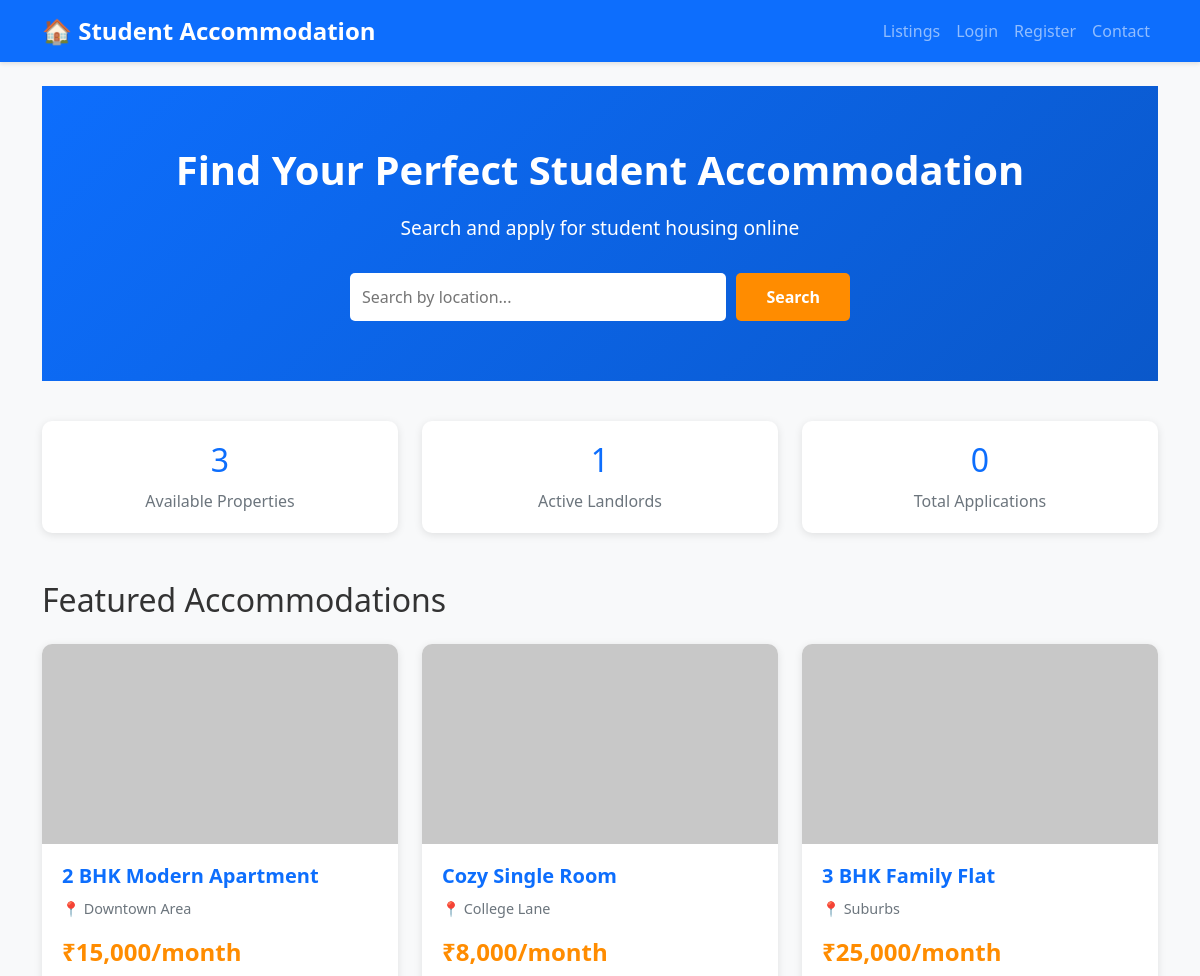
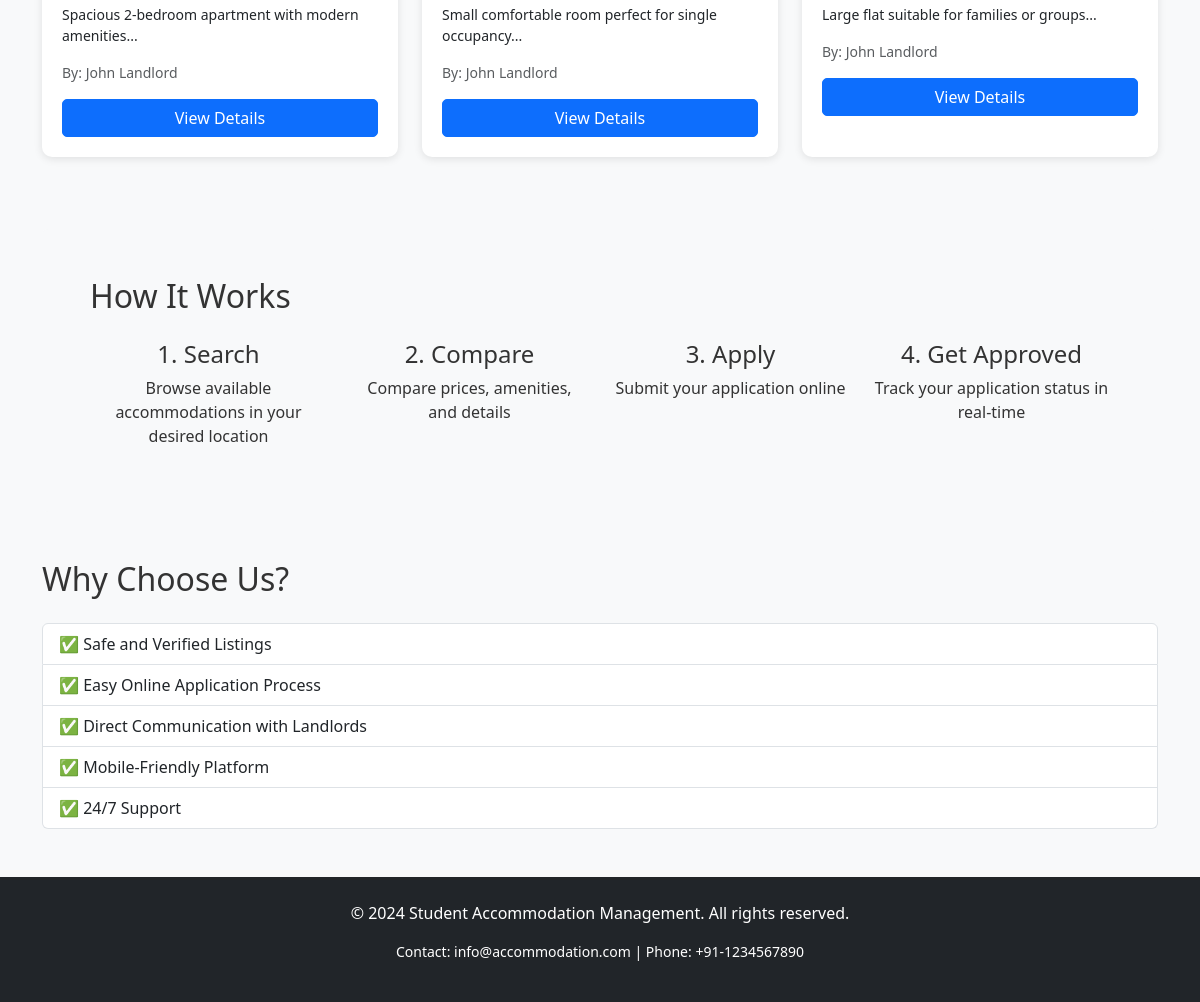
The page / on the database its author committed (2 pictures, top to bottom).
### tables this page shows
CREATE TABLE properties (
    id INT PRIMARY KEY AUTO_INCREMENT,
    landlord_id INT NOT NULL,
    title VARCHAR(200) NOT NULL,
    description TEXT,
    location VARCHAR(200) NOT NULL,
    price INT NOT NULL,
    room_type VARCHAR(50) NOT NULL,
    status ENUM('available', 'occupied', 'unavailable') DEFAULT 'available',
    amenities TEXT,
    created_at TIMESTAMP DEFAULT CURRENT_TIMESTAMP,
    updated_at TIMESTAMP DEFAULT CURRENT_TIMESTAMP ON UPDATE CURRENT_TIMESTAMP,
    FOREIGN KEY (landlord_id) REFERENCES users(id) ON DELETE CASCADE
);

CREATE TABLE users (
    id INT PRIMARY KEY AUTO_INCREMENT,
    full_name VARCHAR(100) NOT NULL,
    email VARCHAR(100) UNIQUE NOT NULL,
    password VARCHAR(255) NOT NULL,
    role ENUM('student', 'landlord', 'admin') NOT NULL,
    phone VARCHAR(15),
    created_at TIMESTAMP DEFAULT CURRENT_TIMESTAMP,
    updated_at TIMESTAMP DEFAULT CURRENT_TIMESTAMP ON UPDATE CURRENT_TIMESTAMP
);

### includes/auth_check.php (called while the page is built, shortened)
<?php
function isLoggedIn() {
    return isset($_SESSION['user_id']);
}
?>

### index.php (the view, shortened to what this page needs)
<?php
$base_path = "";
include 'includes/header.php';
$result = $conn->query("SELECT p.*, u.full_name FROM properties p JOIN users u ON p.landlord_id = u.id WHERE p.status = 'available' ORDER BY p.created_at DESC LIMIT 6");
$properties = $result->fetch_all(MYSQLI_ASSOC);
?>
<div class="hero">
    <h1>Find Your Perfect Student Accommodation</h1>
    <p>Search and apply for student housing online</p>
    <form class="search-box" action="listings.php" method="GET">
        <input type="text" name="search" placeholder="Search by location...">
        <button type="submit">Search</button>
    </form>
</div>
<div class="row mb-5">
    <div class="col-md-4">
        <div class="stat-card">
            <h3><?php echo $conn->query("SELECT COUNT(*) as count FROM properties WHERE status = 'available'")->fetch_assoc()['count']; ?></h3>
            <p>Available Properties</p>
        </div>
    </div>
    <div class="col-md-4">
        <div class="stat-card">
            <h3><?php echo $conn->query("SELECT COUNT(*) as count FROM users WHERE role = 'landlord'")->fetch_assoc()['count']; ?></h3>
            <p>Active Landlords</p>
        </div>
    </div>
    <div class="col-md-4">
        <div class="stat-card">
            <h3><?php echo $conn->query("SELECT COUNT(*) as count FROM applications")->fetch_assoc()['count']; ?></h3>
            <p>Total Applications</p>
        </div>
    </div>
</div>
<h2 class="mb-4">Featured Accommodations</h2>
<div class="row mb-5">
    <?php foreach ($properties as $property): ?>
        <div class="col-md-4 mb-4">
            <div class="card property-card">
                <img src="assets/images/placeholder.jpg" alt="<?php echo htmlspecialchars($property['title']); ?>" class="card-img-top">
                <div class="card-body">
                    <h5 class="card-title"><?php echo htmlspecialchars($property['title']); ?></h5>
                    <p class="location">📍 <?php echo htmlspecialchars($property['location']); ?></p>
                    <p class="price">₹<?php echo number_format($property['price']); ?>/month</p>
                    <p class="card-text small"><?php echo htmlspecialchars(substr($property['description'], 0, 60)) . '...'; ?></p>
                    <p class="small text-muted">By: <?php echo htmlspecialchars($property['full_name']); ?></p>
                    <a href="property_details.php?id=<?php echo $property['id']; ?>" class="btn btn-primary w-100">View Details</a>
                </div>
            </div>
        </div>
    <?php endforeach; ?>
</div>
<section class="bg-light p-5 rounded mb-5">
    <h2 class="mb-4">How It Works</h2>
    <div class="row">
        <div class="col-md-3 text-center">
            <h4>1. Search</h4>
            <p>Browse available accommodations in your desired location</p>
        </div>
        <div class="col-md-3 text-center">
            <h4>2. Compare</h4>
            <p>Compare prices, amenities, and details</p>
        </div>
        <div class="col-md-3 text-center">
            <h4>3. Apply</h4>
            <p>Submit your application online</p>
        </div>
        <div class="col-md-3 text-center">
            <h4>4. Get Approved</h4>
            <p>Track your application status in real-time</p>
        </div>
    </div>
</section>
<section class="mb-5">
    <h2 class="mb-4">Why Choose Us?</h2>
    <ul class="list-group">
        <li class="list-group-item">✅ Safe and Verified Listings</li>
        <li class="list-group-item">✅ Easy Online Application Process</li>
        <li class="list-group-item">✅ Direct Communication with Landlords</li>
        <li class="list-group-item">✅ Mobile-Friendly Platform</li>
        <li class="list-group-item">✅ 24/7 Support</li>
    </ul>
</section>
<?php include 'includes/footer.php'; ?>

### includes/header.php (shortened to what this page needs)
<?php
include 'auth_check.php';
?>
<!DOCTYPE html>
<html lang="en">
<head>
    <link href="https://cdnjs.cloudflare.com/ajax/libs/bootstrap/5.3.0/css/bootstrap.min.css" rel="stylesheet">
    <link rel="stylesheet" href="<?php echo isset($base_path) ? $base_path : ''; ?>assets/css/style.css">
</head>
<body>
<nav class="navbar navbar-expand-lg navbar-dark bg-primary">
    <div class="container">
        <a class="navbar-brand fw-bold" href="<?php echo isset($base_path) ? $base_path : ''; ?>index.php">
            🏠 Student Accommodation
        </a>
        <div class="collapse navbar-collapse" id="navbarNav">
            <ul class="navbar-nav ms-auto">
                <li class="nav-item">
                    <a class="nav-link" href="<?php echo isset($base_path) ? $base_path : ''; ?>listings.php">Listings</a>
                </li>
                <?php if (isLoggedIn()): ?>
                    <?php if (userRole() == 'student'): ?>
                        <li class="nav-item">
                            <a class="nav-link" href="<?php echo isset($base_path) ? $base_path : ''; ?>student/dashboard.php">Dashboard</a>
                        </li>
                    <?php elseif (userRole() == 'landlord'): ?>
                        <li class="nav-item">
                            <a class="nav-link" href="<?php echo isset($base_path) ? $base_path : ''; ?>landlord/dashboard.php">Dashboard</a>
                        </li>
                    <?php elseif (userRole() == 'admin'): ?>
                        <li class="nav-item">
                            <a class="nav-link" href="<?php echo isset($base_path) ? $base_path : ''; ?>admin/dashboard.php">Dashboard</a>
                        </li>
                    <?php endif; ?>
                    <li class="nav-item">
                        <a class="nav-link" href="<?php echo isset($base_path) ? $base_path : ''; ?>logout.php">Logout</a>
                    </li>
                <?php else: ?>
                    <li class="nav-item">
                        <a class="nav-link" href="<?php echo isset($base_path) ? $base_path : ''; ?>login.php">Login</a>
                    </li>
                    <li class="nav-item">
                        <a class="nav-link" href="<?php echo isset($base_path) ? $base_path : ''; ?>register.php">Register</a>
                    </li>
                <?php endif; ?>
                <li class="nav-item">
                    <a class="nav-link" href="<?php echo isset($base_path) ? $base_path : ''; ?>contact.php">Contact</a>
                </li>
            </ul>
        </div>
    </div>
</nav>
<div class="container mt-4">

### includes/footer.php (shortened to what this page needs)
</div>
<footer class="bg-dark text-white mt-5 py-4">
    <div class="container text-center">
        <p>&copy; 2024 Student Accommodation Management. All rights reserved.</p>
        <p class="small">Contact: info@accommodation.com | Phone: +91-1234567890</p>
    </div>
</footer>
</body>
</html>

### assets/css/style.css (style rules this page uses)
:root { --primary-color: #0d6efd; --secondary-color: #ffffff; --accent-color: #ff8c00; --neutral-color: #6c757d; }
* { margin: 0; padding: 0; box-sizing: border-box; }
body { font-family: 'Segoe UI', Tahoma, Geneva, Verdana, sans-serif; background-color: #f8f9fa; color: #333; }
.navbar { box-shadow: 0 2px 4px rgba(0,0,0,0.1); }
.navbar-brand { font-size: 1.5rem; }
.hero { background: linear-gradient(135deg, #0d6efd 0%, #0a58ca 100%); color: white; padding: 60px 0; text-align: center; margin-bottom: 40px; }
.hero h1 { font-size: 2.5rem; font-weight: bold; margin-bottom: 20px; }
.hero p { font-size: 1.2rem; margin-bottom: 30px; }
.hero .search-box { max-width: 500px; margin: 0 auto; display: flex; gap: 10px; }
.hero input { flex: 1; padding: 12px; border: none; border-radius: 5px; font-size: 1rem; }
.hero button { padding: 12px 30px; background-color: var(--accent-color); color: white; border: none; border-radius: 5px; font-weight: bold; cursor: pointer; transition: background-color 0.3s; }
.property-card { border: none; border-radius: 10px; box-shadow: 0 2px 8px rgba(0,0,0,0.1); transition: transform 0.3s, box-shadow 0.3s; overflow: hidden; height: 100%; }
.property-card img { height: 200px; object-fit: cover; }
.property-card .card-body { padding: 20px; }
.property-card .card-title { color: var(--primary-color); font-weight: bold; margin-bottom: 10px; }
.property-card .price { color: var(--accent-color); font-size: 1.5rem; font-weight: bold; margin-bottom: 10px; }
.property-card .location { color: var(--neutral-color); font-size: 0.9rem; margin-bottom: 15px; }
.btn { border-radius: 5px; font-weight: 500; }
.btn-primary { background-color: var(--primary-color); border-color: var(--primary-color); }
.stat-card { background: white; padding: 20px; border-radius: 10px; text-align: center; box-shadow: 0 2px 8px rgba(0,0,0,0.1); }
.stat-card h3 { font-size: 2rem; color: var(--primary-color); margin-bottom: 10px; }
.stat-card p { color: var(--neutral-color); margin: 0; }

### rows shown on the page
properties: title "2 BHK Modern Apartment", location "Downtown Area", price "15,000", description "Spacious 2-bedroom apartment with modern amenities", landlord.full_name "John Landlord"
properties: title "Cozy Single Room", location "College Lane", price "8,000", description "Small comfortable room perfect for single occupancy", landlord.full_name "John Landlord"
properties: title "3 BHK Family Flat", location "Suburbs", price "25,000", description "Large flat suitable for families or groups", landlord.full_name "John Landlord"
